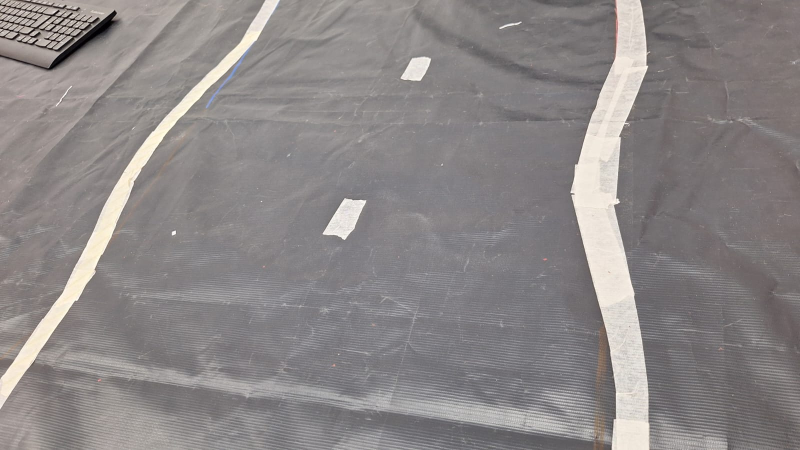
#> input picture image.jpeg, 1600 x 900 px, given in place of the camera (shown at 1/2 size)
$ python main.py
#> lines starting #> are read from the running program, lines starting #| are printed output that depends on the picture; after the words box and inside, x2 and y2 are one past the last pixel; in counts of white or black regions, pixels touching at a corner belong together
### utlis.py
import cv2
import numpy as np

def thresholding(img):
    imgHsv = cv2.cvtColor(img, cv2.COLOR_BGR2HSV)
    lowerWhite = np.array([0,0,145])
    upperWhite = np.array([255,255,255])
    maskWhite = cv2.inRange(imgHsv, lowerWhite, upperWhite)
    return maskWhite

def warpImg(img,points,w,h, inv = False):
    pts1 = np.float32(points)
    pts2 = np.float32([[0,0],[w,0],[0,h],[w,h]])
    if inv:
        matrix = cv2.getPerspectiveTransform(pts2,pts1)
    else:
        matrix = cv2.getPerspectiveTransform(pts1,pts2)
    imgWarp = cv2.warpPerspective(img,matrix,(w,h))
    return imgWarp

def fillLane(img):
    """Recebe a máscara binária do warp (branco só nas bordas da pista) e
    preenche cada linha da borda esquerda até a direita, formando uma pista
    sólida em vez de só os dois traços de borda."""
    imgFilled = np.zeros_like(img)
    for y in range(img.shape[0]):
        cols = np.nonzero(img[y])[0]
        if cols.size > 0:
            imgFilled[y, cols[0]:cols[-1] + 1] = 255
    return imgFilled

def nothing(a):
    pass
def initializeTrackbars(initializeTrackbars, wT=450, hT=240):
    cv2.namedWindow("Trackbars")
    cv2.resizeWindow("Trackbars", 360, 240)
    cv2.createTrackbar("Width Top", "Trackbars", initializeTrackbars[0], wT//2, nothing)
    cv2.createTrackbar("Height Top", "Trackbars", initializeTrackbars[1], hT, nothing)
    cv2.createTrackbar("Width Bottom", "Trackbars", initializeTrackbars[2], wT//2, nothing)
    cv2.createTrackbar("Height Bottom", "Trackbars", initializeTrackbars [3], hT, nothing)

def valTrackbars(wT=450, hT=240):
    widthTop = cv2.getTrackbarPos("Width Top", "Trackbars")
    heightTop = cv2.getTrackbarPos("Height Top", "Trackbars")
    widthBottom = cv2.getTrackbarPos("Width Bottom", "Trackbars")
    heightBottom = cv2.getTrackbarPos("Height Bottom", "Trackbars")
    points = np.float32([(widthTop, heightTop), (wT-widthTop, heightTop), (widthBottom, heightBottom), (wT-widthBottom, heightBottom)])

    return points

def drawPoints(img, points):
    for x in range(4):
        cv2.circle(img, (int(points[x][0]), int(points[x][1])), 10, (0,0,255), cv2.FILLED)
    return img

def getHistogram(img, minPer=0.1, display=False,region=1,):

    if region == 1:
        histValues = np.sum(img, axis=0)
    else:
        histValues = np.sum(img[img.shape[0]//region:,:], axis=0)

    #print(histValues)
    maxVal = np.max(histValues)
    minVal = minPer*maxVal


    indexArray = np.where(histValues >= minVal)
    basePoint = int(np.average(indexArray))
    #print(basePoint)


    if display == True:
        imgHist = np.zeros((img.shape[0], img.shape[1], 3), np.uint8)
        for x,intensity in enumerate(histValues):
            cv2.line(imgHist, (x, img.shape[0]), (x, img.shape[0]-intensity//255//region),(255, 0, 255), 1)
            cv2.circle(imgHist,(basePoint, img.shape[0]),20,(0,255,255),cv2.FILLED)
        return basePoint, imgHist

    return basePoint

def stackImages(scale, imgArray):
    rows = len(imgArray)
    cols = len(imgArray[0])
    rowsAvaiable = isinstance(imgArray[0], list)
    width = imgArray[0][0].shape[1]
    height = imgArray[0][0].shape[0]
    if rowsAvaiable:
        for x in range(0, rows):
            for y in range(0, cols):
                if imgArray[x][y].shape[:2] == imgArray[0][0].shape[:2]:
                    imgArray[x][y] = cv2.resize(imgArray[x][y], (0,0), None, scale, scale)
                else:
                    imgArray[x][y] = cv2.resize(imgArray[x][y], (imgArray[0][0].shape[1], imgArray[0][0].shape[0]), None, scale, scale)
                if len(imgArray[x][y].shape) == 2: imgArray[x][y] = cv2.cvtColor(imgArray[x][y], cv2.COLOR_GRAY2BGR)
        imageBlank = np.zeros((height, width, 3), np.uint8)
        hor = [imageBlank]*rows
        for x in range(0, rows):
            hor[x] = np.hstack(imgArray[x])
        ver = np.vstack(hor)
    else:
        for x in range(0, rows):
            if imgArray[x].shape[:2] == imgArray[0].shape[:2]:
                imgArray[x] = cv2.resize(imgArray[x], (0,0), None, scale, scale)
            else:
                imgArray[x] = cv2.resize(imgArray[x], (imgArray[0].shape[1], imgArray[0].shape[0]), None, scale, scale)
            if len(imgArray[x].shape) == 2: imgArray[x] = cv2.cvtColor(imgArray[x], cv2.COLOR_GRAY2BGR)
        hor = np.hstack(imgArray)
        ver = hor
    return ver

### lanedetecmod.py
import cv2
import numpy as np
import utlis


curveList = []
avgVal=10
def getLaneCurve(img, display=2):
    imgCopy = img.copy()
    imgResult = img.copy()
    ###step 1
    imgThres = utlis.thresholding(img)

    ###step 2
    hT, wT, c = img.shape
    points = utlis.valTrackbars()
    imgWarp = utlis.warpImg(imgThres,points,wT,hT)
    imgWarpPoints = utlis.drawPoints(imgCopy, points)

    ###step3
    imgWarpFilled = utlis.fillLane(imgWarp)

    ###step4
    middlePoints, imgHist = utlis.getHistogram(imgWarpFilled, display=True, minPer=0.5, region=4)
    curveAvergePoints, imgHist = utlis.getHistogram(imgWarpFilled, display=True, minPer=0.9)
    curveRaw = curveAvergePoints - middlePoints


    ###step5
    curveList.append(curveRaw)
    if len(curveList)>avgVal:
        curveList.pop(0)
    curve = int(sum(curveList)/len(curveList))

    ###step6s
    if display != 0:
        imgInvWarp = utlis.warpImg(imgWarp, points, wT, hT, inv=True)
        imgInvWarp = cv2.cvtColor(imgInvWarp, cv2.COLOR_GRAY2BGR)
        imgInvWarp[0:hT // 3, 0:wT] = 0, 0, 0

        imgLaneColor = np.zeros_like(img)
        imgLaneColor[:] = 0, 255, 0
        imgLaneColor = cv2.bitwise_and(imgInvWarp, imgLaneColor)

        imgResult = cv2.addWeighted(imgResult, 1, imgLaneColor, 1, 0)

        midY = 450
        cv2.putText(imgResult, str(curve), (wT // 2 - 80, 85),cv2.FONT_HERSHEY_COMPLEX, 2, (255, 0, 255), 3)

        cv2.line(imgResult, (wT // 2, midY),(wT // 2 + (curve * 3), midY), (255, 0, 255), 5)

        cv2.line(imgResult, (wT // 2 + (curve * 3), midY - 25),(wT // 2 + (curve * 3), midY + 25), (0, 255, 0), 5)

        for x in range(-30, 30):
            w = wT // 20
            cv2.line(imgResult, (w * x + int(curve // 50), midY - 10),(w * x + int(curve // 50), midY + 10), (0, 0, 255), 2)

    if display == 2:
        imgStacked = utlis.stackImages(0.7, ([img, imgWarpPoints, imgWarp], [imgHist, imgLaneColor, imgResult]))
        cv2.imshow('imageStack', imgStacked)

    elif display == 1:
        cv2.imshow('Result',imgResult)

    curve = curve/100

    if curve>1: curve = 1
    if curve<-1: curve = -1

    return curve

# [21 lines that do not run on import are left out]


### motores.py
"""
Controle de motores — robô 2: tração DC via ponte H (estilo BTS7960/IBT-2) + direção por servo

Vive em `robo2/` (em vez de sufixo no nome do arquivo) porque é um chassi,
uma placa e um Raspberry Pi diferentes do robô 1 (módulos `motores.py` /
`white_filter.py` na raiz do repo) — sem relação de código entre os dois além
de seguir a mesma convenção de API.

O chassi tem:
    • 1 (ou mais, em paralelo) motor(es) DC de tração → controlado(s) por uma
      ponte H com habilitação + PWM separado por sentido (R_EN/L_EN habilitam
      a ponte; RPWM acelera pra frente, LPWM acelera pra ré — só um dos dois
      tem duty > 0 de cada vez). Pinagem R_EN/L_EN/RPWM/LPWM é a nomenclatura
      padrão de módulos tipo BTS7960/IBT-2 de dupla ponte H com dois canais
      de PWM em vez de PWM único + pino de sentido (como o L298N do robô 1).
    • 1 servo de direção → controla o ângulo do eixo diretamente. Diferente
      do motor DC de direção do robô 1 (que não tem sensor de posição e
      precisa de dead-reckoning pra tentar centralizar), um servo de hobby
      guarda a própria posição internamente — direita()/esquerda() só mandam
      pra um ângulo fixo, não acumulam pulso.

Pinagem (BCM):

    Tração — ponte H  →  GPIO (BCM)
    ─────────────────────────────────
    R_EN      →  22   (habilita o lado direito da ponte — digital, fica ligado)
    L_EN      →  27   (habilita o lado esquerdo da ponte — digital, fica ligado)
    RPWM_PIN  →   6   (pino físico 31 — PWM, velocidade pra frente; movido de
                        GPIO12/pino físico 32 durante debug de fiação, ver nota abaixo)
    LPWM_PIN  →  13   (PWM — velocidade pra ré)

    Direção — servo  →  GPIO (BCM)
    ───────────────────────────────
    SERVO_PIN   →  12   (pino físico 32 — PWM a 50Hz, duty cycle 5.0%/7.5%/10.0% =
                          esquerda/centro/direita; movido de GPIO18/pino físico 12
                          durante debug de fiação, ver nota abaixo)

    De onde vem essa pinagem: veio de dois rascunhos de teste que já
    existiam soltos no Raspberry Pi (não neste repo) — `app_local.py` (mais
    recente, 30/ago 23:23) e `testeMotores.py` (mais antigo, 30/ago 20:31).
    Os dois divergiam: testeMotores.py testava o servo em GPIO12, mas
    app_local.py — escrito depois — já usa GPIO18 pro servo e GPIO12/13 pra
    tração. Este módulo seguiu app_local.py por ser a versão mais recente.

    RPWM_PIN movido de GPIO12 para GPIO6, e SERVO_PIN movido de GPIO18 para
    GPIO12: depois de testes sem nenhum movimento físico, suspeita de troca
    entre numeração BCM e numeração física do header (BCM12 = pino físico
    32, mas pino físico 12 = BCM18 — fácil de confundir contando os furos do
    conector). Ambos trocados como parte do debug de fiação — ajuste esses
    valores conforme o que for confirmado fisicamente.

    ATENÇÃO — movimento físico ainda não confirmado: uma versão anterior
    deste módulo (e o próprio app_local.py) rodaram sem erro de Python em
    testes via SSH, mas ninguém confirmou ter visto o robô se mexer de
    verdade. Antes de assumir que a lógica abaixo está certa, vale validar
    pino a pino com multímetro/LED (ou rodar teste_motores.py e observar de
    perto cada comando) em vez de confiar só em "rodou sem exceção".

Por que RPi.GPIO em vez de pigpio:
    O robô 1 (motores.py da raiz) usa pigpio por causa do PWM de hardware,
    mas o pacote do daemon (`pigpiod`) não está mais disponível nos
    repositórios do Raspberry Pi OS a partir do Bookworm/Trixie (projeto
    pigpio sem manutenção) — confirmado ausente neste Pi (Raspberry Pi 4,
    Debian 13 "trixie"). RPi.GPIO já está instalado nele. Isso significa PWM
    por SOFTWARE (thread) em vez de hardware — pode sofrer jitter se este
    processo rodar junto com OpenCV, diferente do robô 1.

    Padrão "mover e cortar o sinal" no servo: depois de mandar o servo pra
    uma posição, espera um tempinho pra ele chegar lá e corta o duty cycle
    (ChangeDutyCycle(0)) — evita o "tremor" de manter pulso contínuo depois
    que o servo já chegou. Servos comuns seguram a posição mecanicamente por
    um tempo mesmo sem pulso.

    ATENÇÃO — fase e neutro (rede elétrica AC):
    Este robô é alimentado a partir da rede elétrica AC (fase e neutro), não
    de bateria. Este módulo só gera sinais lógicos DE BAIXA TENSÃO (3.3V) nos
    pinos GPIO do Raspberry Pi — em nenhum momento ele chaveia ou entra em
    contato com a tensão AC da rede. A suposição é que a fase/neutro vai só
    até uma fonte/transformador externo (AC→DC) que alimenta o Raspberry Pi,
    a ponte H e o servo em baixa tensão — o código não liga/desliga nada na
    rede AC diretamente. Se em vez disso o GPIO precisar acionar um relé que
    chaveia a própria rede AC, isso precisa de um relé apropriado pra tensão
    de rede e isolamento adequado — o código abaixo NÃO cobre esse caso.

API pública:
    iniciar(velocidade_base)  — configura os pinos, centraliza o servo e inicia o PWM de tração
    frente()                  — centraliza a direção e segue reto
    re()                      — centraliza a direção e dá ré
    direita()                 — vira o servo para o ângulo de direita, mantendo o sentido vigente (frente/ré)
    esquerda()                — vira o servo para o ângulo de esquerda, mantendo o sentido vigente (frente/ré)
    parar()                   — para a tração (mantém o servo na última posição)
    encerrar()                — para o PWM, solta o servo e libera os pinos (GPIO.cleanup())

direita()/esquerda() só mexem no ângulo do servo — não decidem se o carro vai
pra frente ou de ré. Quem decide isso é a última chamada a frente()/re(); virar
durante uma ré continua em ré, virar durante uma ida continua indo. Se nenhum
frente()/re() foi chamado ainda, virar não movimenta a tração.
"""

from __future__ import annotations

import time

import RPi.GPIO as GPIO

# ── Pinos (BCM) ────────────────────────────────────────────────────────────────
# Tração — ponte H
R_EN = 22
L_EN = 27
RPWM_PIN = 6     # frente (pino físico 31)
LPWM_PIN = 13    # ré

# Direção — servo
SERVO_PIN = 12   # pino físico 32

# ── Parâmetros de tração ──────────────────────────────────────────────────────
FREQ_MOTOR_HZ = 1000
VEL_BASE      = 100    # duty cycle da tração em reta (0–100) — app_local.py usou
                        # 40 pra ser mais suave; ajuste via iniciar(velocidade_base=...)

# ── Parâmetros do servo de direção ────────────────────────────────────────────
FREQ_SERVO_HZ = 50
# Duty cycle a 50Hz. Os limites de curso mecânico podem precisar de ajuste
# fino por unidade — mexa aqui, não no resto do módulo.
SERVO_CENTRO   = 7.5
SERVO_DIREITA  = 10.0
SERVO_ESQUERDA = 5.0
SERVO_TEMPO_MOVIMENTO_S = 0.3  # tempo pro servo chegar na posição antes de cortar o sinal

# ── Objetos de PWM (criados em iniciar()) ─────────────────────────────────────
_pwm_rpwm: GPIO.PWM | None = None
_pwm_lpwm: GPIO.PWM | None = None
_pwm_servo: GPIO.PWM | None = None

# Último sentido de tração comandado (frente/ré) — direita()/esquerda() não
# mudam isso, só o ângulo do servo; a tração continua no sentido vigente.
_modo_tracao: str | None = None   # "frente" | "re" | None


def iniciar(velocidade_base: int = VEL_BASE) -> None:
    """Configura os pinos, centraliza o servo e inicia o PWM de tração (zerado)."""
    global _pwm_rpwm, _pwm_lpwm, _pwm_servo, VEL_BASE, _modo_tracao

    VEL_BASE = velocidade_base
    _modo_tracao = None

    GPIO.setmode(GPIO.BCM)
    GPIO.setwarnings(False)
    GPIO.setup([R_EN, L_EN, RPWM_PIN, LPWM_PIN, SERVO_PIN], GPIO.OUT)

    # A ponte fica habilitada o tempo todo — o sentido e a velocidade são
    # controlados só pelo duty de RPWM/LPWM.
    GPIO.output(R_EN, True)
    GPIO.output(L_EN, True)

    _pwm_rpwm = GPIO.PWM(RPWM_PIN, FREQ_MOTOR_HZ)
    _pwm_lpwm = GPIO.PWM(LPWM_PIN, FREQ_MOTOR_HZ)
    _pwm_rpwm.start(0)
    _pwm_lpwm.start(0)

    _pwm_servo = GPIO.PWM(SERVO_PIN, FREQ_SERVO_HZ)
    _pwm_servo.start(SERVO_CENTRO)
    time.sleep(SERVO_TEMPO_MOVIMENTO_S)
    _pwm_servo.ChangeDutyCycle(0)


# ── Tração (ponte H → R_EN/L_EN/RPWM/LPWM) ────────────────────────────────────

# [10 lines left out: functions _tracao, _tracao_re, not called in this run]


def _parar_tracao() -> None:
    _pwm_rpwm.ChangeDutyCycle(0)
    _pwm_lpwm.ChangeDutyCycle(0)


# ── Direção (servo → SERVO_PIN) ───────────────────────────────────────────────

def _definir_servo(duty: float) -> None:
    """Move o servo pra um duty cycle e corta o sinal depois (evita tremor)."""
    _pwm_servo.ChangeDutyCycle(duty)
    time.sleep(SERVO_TEMPO_MOVIMENTO_S)
    _pwm_servo.ChangeDutyCycle(0)


# Comandos principais

def _manter_tracao() -> None:
    """Continua a tração no último sentido comandado (frente/ré). Se ainda não
    houve frente()/re() nenhum, não mexe na tração (fica como estava)."""
    if _modo_tracao == "frente":
        _tracao(VEL_BASE)
    elif _modo_tracao == "re":
        _tracao_re(VEL_BASE)


# [14 lines left out: functions frente, re, not called in this run]


def direita() -> None:
    """Vira o servo para o ângulo de direita e mantém a tração no sentido
    vigente (frente/ré) — não força ida."""
    _definir_servo(SERVO_DIREITA)
    _manter_tracao()


# [5 lines left out: function esquerda, not called in this run]


def parar() -> None:
    """Para a tração (o servo mantém a última posição comandada)."""
    global _modo_tracao
    _modo_tracao = None
    _parar_tracao()


def encerrar() -> None:
    """Para tudo, desabilita a ponte, solta o servo e libera os pinos GPIO."""
    parar()
    if _pwm_servo:
        _pwm_servo.ChangeDutyCycle(0)
        _pwm_servo.stop()
    if _pwm_rpwm:
        _pwm_rpwm.stop()
    if _pwm_lpwm:
        _pwm_lpwm.stop()
    GPIO.output(R_EN, False)
    GPIO.output(L_EN, False)
    GPIO.cleanup()

### main.py
"""
Loop principal do robô 2 (tração por ponte H + direção por servo, ver
motores.py): captura a câmera, usa lanedetecmod.getLaneCurve() como
tratamento de visão (detecção de pista + warp preenchido) e converte o valor
de curva retornado (-1 a 1) em comandos de motores.py.

direita()/esquerda() aqui movem o servo direto pro ângulo fixo de curva (não
acumulam pulso como no robô 1) — o efeito é "bang-bang" (centro/direita
travada/esquerda travada), não proporcional à magnitude da curva.

Controles:
  Q          — sair
  trackbars  — ajustar os 4 pontos do warp em tempo real
"""

import cv2

import lanedetecmod
import motores
import utlis

LARGURA, ALTURA = 420, 240
TRACK_VALS_INICIAIS = [101, 92, 50, 193]

CURVA_LIMIAR = 0.05   # |curva| abaixo disso é tratado como "reto"

# Índice 0 é a câmera USB ("HD Web Camera") — confirmado via
# `v4l2-ctl --list-devices`; os demais /dev/video* são nós internos de
# ISP/codec do Broadcom (bcm2835-isp, bcm2835-codec), não câmeras.
CAMERA_INDEX = 0


def main() -> None:
    utlis.initializeTrackbars(TRACK_VALS_INICIAIS)

    cap = cv2.VideoCapture(CAMERA_INDEX, cv2.CAP_V4L2)
    if not cap.isOpened():
        cap = cv2.VideoCapture(CAMERA_INDEX)
    if not cap.isOpened():
        raise RuntimeError("Não foi possível abrir a câmera USB.")

    motores.iniciar(40)  # velocidade reduzida: chassi/fiação do robô 2 ainda não confirmados fisicamente
    print(" Q  para sair")

    try:
        while True:
            ok, frame = cap.read()
#> frame is the input picture: shape (900, 1600, 3); mean B, G, R 135, 134.9, 139.6
            if not ok:
                print("Falha ao capturar frame.")
                break

            frame = cv2.resize(frame, (LARGURA, ALTURA))
#> frame: shape (240, 420, 3)
            curva = lanedetecmod.getLaneCurve(frame, display=2)
#> in thresholding, `imgHsv = cv2.cvtColor(img, cv2.COLOR_BGR2HSV)`: imgHsv: shape (240, 420, 3); mean H, S, V 86.1, 12.1, 140.1
#> in thresholding, `maskWhite = cv2.inRange(imgHsv, lowerWhite, upperWhite)`:
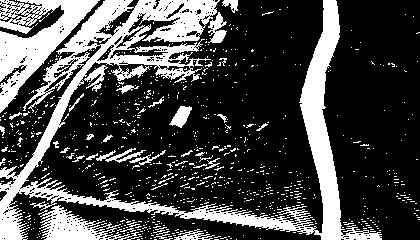
#> maskWhite: shape (240, 420); 27.7% white; 837 white regions (800 under 20 px), largest, box (x1, y1, x2, y2) and area: (0, 0, 382, 240) 17503, (0, 0, 100, 113) 4445, (39, 205, 139, 240) 1461
#> in warpImg, `imgWarp = cv2.warpPerspective(img,matrix,(w,h))`:
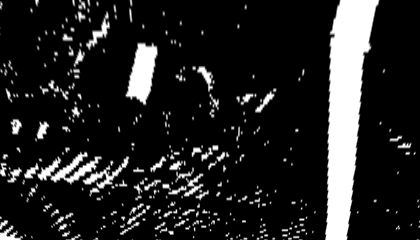
#> imgWarp: shape (240, 420); min 0, max 255, mean 35.1
#> after the loop in fillLane, `for y in range(img.shape[0]):`:
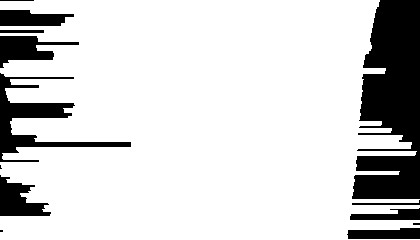
#> imgFilled: shape (240, 420); 82.7% white; 13 black regions (3 under 20 px), largest, box (x1, y1, x2, y2) and area: (352, 0, 420, 199) 9786, (0, 73, 131, 162) 2778, (0, 36, 79, 68) 1204
#> in getHistogram, `histValues = np.sum(img[img.shape[0]//region:,:], axis=0)`: histValues = 420 values, max 45900 at index 131, min 2805 at index 419, mean 38409.1
#> in getHistogram, `maxVal = np.max(histValues)`: maxVal = 45900
#> in getHistogram, `minVal = minPer*maxVal`: minVal = 22950
#> in getHistogram, `basePoint = int(np.average(indexArray))`: basePoint = 185
#> the loop in getHistogram, `for x,intensity in enumerate(histValues):` made 420 passes
#> intensity on passes 1 to 3: 9180, 10710, 11985
#> after the loop in getHistogram, `for x,intensity in enumerate(histValues):`:
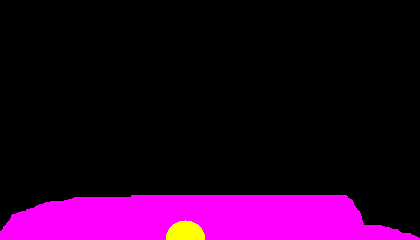
#> imgHist: shape (240, 420, 3); mean of channels 0, 1, 2 38.2, 1.5, 39.7; drawn as B, G, R
#> call 2 of getHistogram, with minPer = 0.9, display = True, region = 1
#> in getHistogram (call 2), `histValues = np.sum(img, axis=0)`: histValues = 420 values, max 61200 at index 131, min 2805 at index 419, mean 50621.1
#> in getHistogram (call 2), `maxVal = np.max(histValues)`: maxVal = 61200
#> in getHistogram (call 2), `minVal = minPer*maxVal`: minVal = 55080
#> in getHistogram (call 2), `basePoint = int(np.average(indexArray))`: basePoint = 208
#> the loop in getHistogram (call 2), `for x,intensity in enumerate(histValues):` made 420 passes
#> intensity on passes 1 to 3: 13260, 14790, 16065
#> after the loop in getHistogram (call 2), `for x,intensity in enumerate(histValues):`:
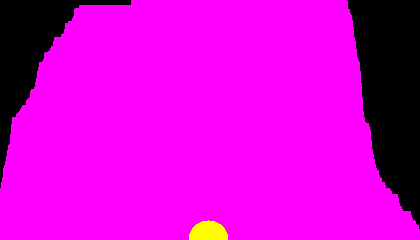
#> imgHist: shape (240, 420, 3); mean of channels 0, 1, 2 209.4, 1.5, 210.9; drawn as B, G, R
#> in getLaneCurve, `curveRaw = curveAvergePoints - middlePoints`: curveRaw = 23
#> in getLaneCurve, `cv2.putText(imgResult, str(curve), (wT // 2 - 80, 85),cv2.FONT_HERSHEY..`:
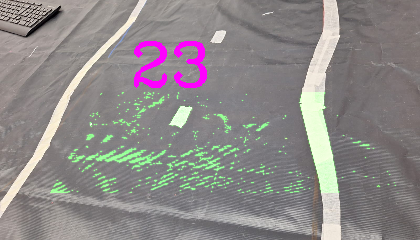
#> imgResult: shape (240, 420, 3); mean B, G, R 136.4, 136.6, 141
#> after the loop in stackImages, `for x in range(0, rows):`: hor = 2 items
#> in stackImages, `ver = np.vstack(hor)`:
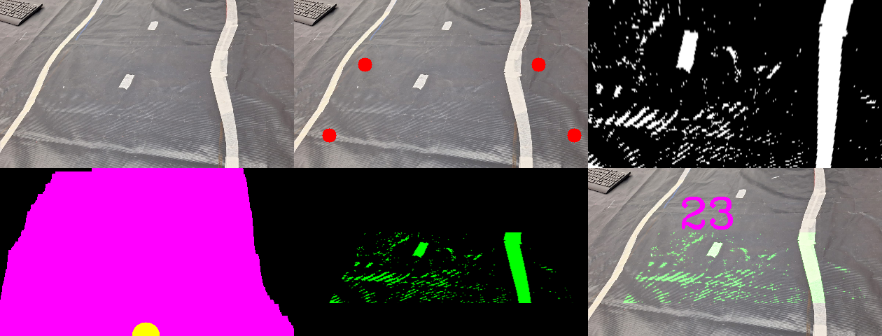
#> ver: shape (336, 882, 3); mean of channels 0, 1, 2 108.1, 75.2, 111.2; drawn as B, G, R
#> in getLaneCurve, `curve = curve/100`: curve = 0.23
#> curva = 0.23

            if curva > CURVA_LIMIAR:
                motores.direita()
            elif curva < -CURVA_LIMIAR:
                motores.esquerda()
            else:
                motores.frente()

            if cv2.waitKey(1) & 0xFF == ord("q"):
#> (key q is pressed here)
                break
    finally:
        cap.release()
        cv2.destroyAllWindows()
        motores.encerrar()


if __name__ == "__main__":
    main()
